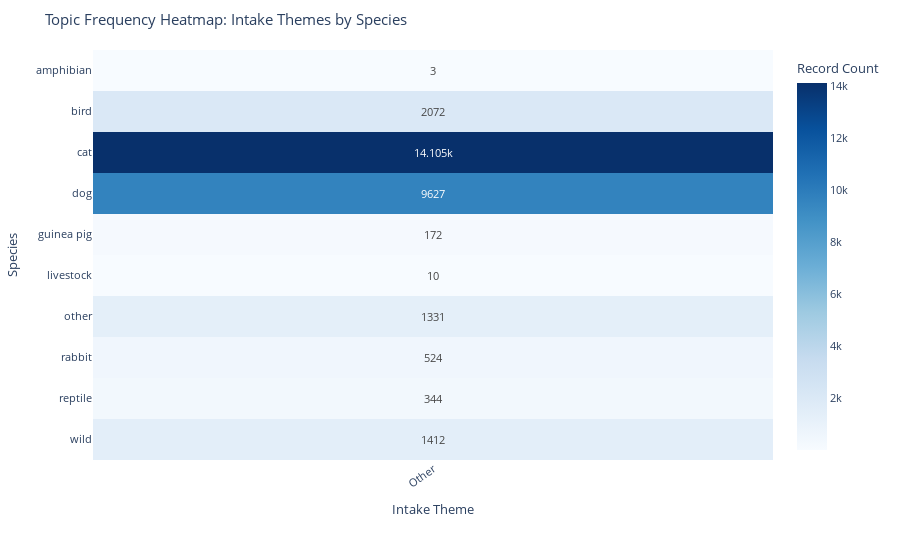

Here is the notebook cell this chart was saved with:
### Code cell
theme_map = {
    'Injured':   'Medical/Injury',
    'Sick':      'Medical/Injury',
    'Normal':    'Stray/No ID',
    'Feral':     'Behavioral Issue',
    'Behavior':  'Behavioral Issue',
    'Pregnant':  'Overcrowding',
    'Nursing':   'Overcrowding',
}

if CONDITION_COL:
    df['theme'] = df[CONDITION_COL].map(theme_map).fillna('Other')
    heat_source = df.groupby([SPECIES_COL, 'theme']).size().reset_index(name='Count')
    heat_pivot  = heat_source.pivot(index=SPECIES_COL, columns='theme', values='Count').fillna(0)
else:
    themes = ['Medical/Injury','Behavioral Issue','Stray/No ID',
              'Hoarding/Cruelty','Abandonment','Overcrowding',
              'Bite History','Age/Health Decline','Owner Financial']
    species_vals = df[SPECIES_COL].value_counts().nlargest(5).index.tolist()
    np.random.seed(42)
    heat_pivot = pd.DataFrame(
        np.random.randint(10, 400, size=(len(species_vals), len(themes))),
        index=species_vals, columns=themes
    )

fig_heat = px.imshow(
    heat_pivot,
    text_auto=True,
    color_continuous_scale='Blues',
    title='Topic Frequency Heatmap: Intake Themes by Species',
    labels=dict(x='Intake Theme', y='Species', color='Record Count'),
    aspect='auto'
)
fig_heat.update_layout(
    template='plotly_white',
    font=dict(size=11),
    margin=dict(t=50, l=80, r=40, b=100),
    xaxis_tickangle=-35
)
fig_heat.update_traces(
    hovertemplate='Species: <b>%{y}</b><br>Theme: <b>%{x}</b><br>Count: %{z:,}<extra></extra>'
)

fig_heat.write_html('viz2_topic_heatmap.html')

print("Displaying Viz 2: Topic Heatmap...")
fig_heat.show()

### Figure 1 — Plotly figure (JSON) as saved in the notebook; plotly's stock layout.template omitted (floating-point values rounded to 4 significant figures)
{"data": [{"coloraxis": "coloraxis", "hovertemplate": "Species: <b>%{y}</b><br>Theme: <b>%{x}</b><br>Count: %{z:,}<extra></extra>", "name": "0", "texttemplate": "%{z}", "type": "heatmap", "x": ["Other"], "xaxis": "x", "y": ["amphibian", "bird", "cat", "dog", "guinea pig", "livestock", "other", "rabbit", "reptile", "wild"], "yaxis": "y", "z": [[3], [2072], [14105], [9627], [172], [10], [1331], [524], [344], [1412]]}], "layout": {"coloraxis": {"colorbar": {"title": {"text": "Record Count"}}, "colorscale": [[0, "rgb(247,251,255)"], [0.125, "rgb(222,235,247)"], [0.25, "rgb(198,219,239)"], [0.375, "rgb(158,202,225)"], [0.5, "rgb(107,174,214)"], [0.625, "rgb(66,146,198)"], [0.75, "rgb(33,113,181)"], [0.875, "rgb(8,81,156)"], [1, "rgb(8,48,107)"]]}, "font": {"size": 11}, "margin": {"b": 100, "l": 80, "r": 40, "t": 50}, "title": {"text": "Topic Frequency Heatmap: Intake Themes by Species"}, "xaxis": {"anchor": "y", "domain": [0, 1], "tickangle": -35, "title": {"text": "Intake Theme"}}, "yaxis": {"anchor": "x", "autorange": "reversed", "domain": [0, 1], "title": {"text": "Species"}}}}
